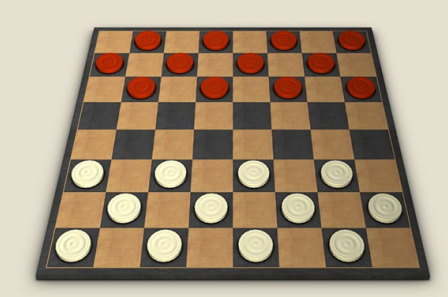
#> input picture src/board1.jpg, 448 x 297 px
$ python hw1_4.py src/board1.jpg
#> lines starting #> are read from the running program, lines starting #| are printed output that depends on the picture; after the words box and inside, x2 and y2 are one past the last pixel; in counts of white or black regions, pixels touching at a corner belong together
#> further down, image is the input picture: shape (297, 448, 3); mean B, G, R 122.7, 146.5, 166.2
import cv2
import numpy as np
import sys

def points(pts):    # 네 점 정렬
    rect = np.zeros((4, 2), dtype="float32")
    s = pts.sum(axis=1)
    rect[0] = pts[np.argmin(s)]     # 좌상단
    rect[2] = pts[np.argmax(s)]     # 우하단
    diff = np.diff(pts, axis=1)
    rect[1] = pts[np.argmin(diff)]  # 우상단
    rect[3] = pts[np.argmax(diff)]  # 좌하단
    return rect

def extract_checkerboard(image):
    # 그레이스케일 변환
    gray = cv2.cvtColor(image, cv2.COLOR_BGR2GRAY)
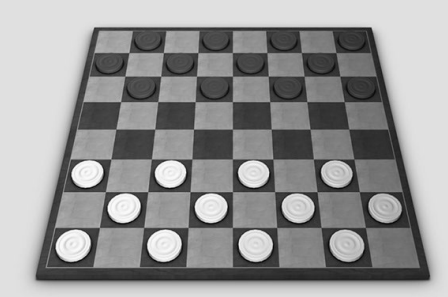
#> gray: shape (297, 448); min 7, max 251, mean 149.7
    # [7 lines of commented-out code are left out]
    binary = cv2.adaptiveThreshold(gray, 255, cv2.ADAPTIVE_THRESH_GAUSSIAN_C, cv2.THRESH_BINARY, 11, 2)
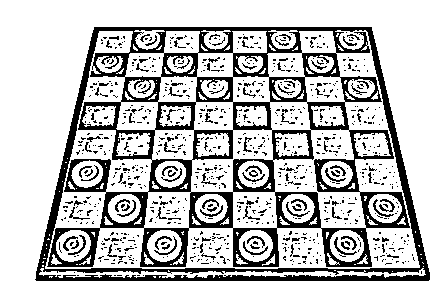
#> binary: shape (297, 448); 76.2% white; 900 black regions (806 under 20 px), largest, box (x1, y1, x2, y2) and area: (35, 27, 430, 281) 24912, (379, 199, 395, 212) 78, (334, 237, 357, 255) 76
    binary = cv2.bitwise_not(binary)
#> binary: shape (297, 448); 23.8% white; 900 white regions (806 under 20 px)

    # 윤곽선 찾기
    contours, _ = cv2.findContours(binary, cv2.RETR_EXTERNAL, cv2.CHAIN_APPROX_SIMPLE)
#> contours = 1 contour; box (x1, y1, x2, y2) and area: (35, 27, 430, 281) 85134
    # # 가장 큰 윤곽선 검출
    # largest_contour = max(contours, key=cv2.contourArea)
    # approx = cv2.approxPolyDP(largest_contour, 0.02 * cv2.arcLength(largest_contour, True), True)

    # 큰 윤곽선부터 탐색
    sorted_contours = sorted(contours, key=cv2.contourArea, reverse=True)
#> sorted_contours has the same summary as contours
    for cnt in sorted_contours:
        epsilon = 0.01 * cv2.arcLength(cnt, True)
        approx = cv2.approxPolyDP(cnt, epsilon, True)

        # cv.drawContours(image, [approx], -1, (0, 0, 255), 2)
        # cv.imshow('제발제발제발', image)
        # cv.waitKey(0)

        if len(approx) == 4:
            # 좌상단 -> 우상단 -> 우하단 -> 좌하단 순서로
            corners = points(approx.reshape(4, 2))

            # 최대 너비
            width = max([np.linalg.norm(corners[0] - corners[1]), np.linalg.norm(corners[2] - corners[3])])
            # 최대 높이
            height = max([np.linalg.norm(corners[0] - corners[3]), np.linalg.norm(corners[1] - corners[2])])

            dst = np.array([
                [0, 0],
                [width - 1, 0],
                [width - 1, height - 1],
                [0, height - 1]
            ], dtype="float32")

            transform_matrix = cv2.getPerspectiveTransform(corners, dst)
            checkerboard = cv2.warpPerspective(image, transform_matrix, (int(width), int(height)))

            return checkerboard
#> this loop made 1 pass
#> (epsilon, approx, s in points, diff in points, corners, width, height) on pass 1: (12.24, [[94, 27], [36, 280], [429, 279], [371, 27]], [121, 316, 708, 398], [-67, 244, -150, -344], [[94, 27], [371, 27], [429, 279], [36, 280]], 393, 259.6)
#> pass 1, in extract_checkerboard, `checkerboard = cv2.warpPerspective(image, transform_matrix, (int(width..`:
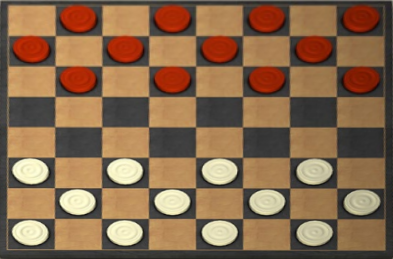
#> checkerboard: shape (259, 393, 3); mean B, G, R 76.6, 105.4, 136.5
#> `checkerboard = cv2.resize(checkerboard, (600, 600))`:
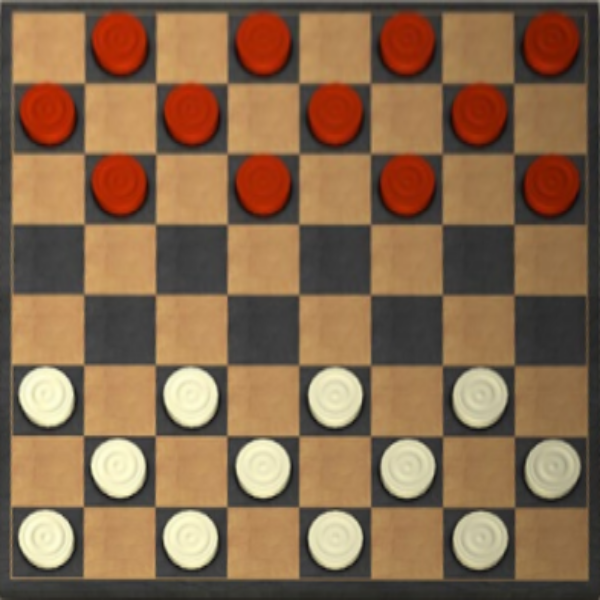
#> checkerboard: shape (600, 600, 3); mean B, G, R 76.5, 105.3, 136.4
    return None

def count_circle(image):
    gray = cv2.cvtColor(image, cv2.COLOR_BGR2GRAY)
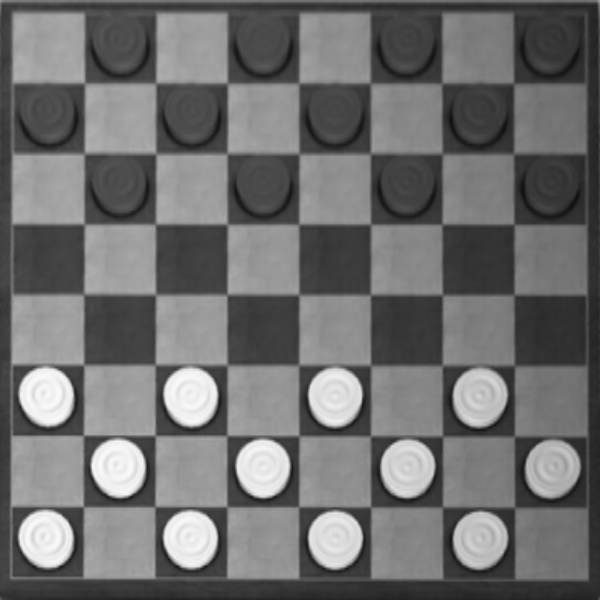
#> gray: shape (600, 600); min 15, max 250, mean 111.3
    circles = cv2.HoughCircles(gray, cv2.HOUGH_GRADIENT, dp=1.2, minDist=40,
                               param1=100, param2=30, minRadius=20, maxRadius=35)
#> circles = 22 rows, first 8: [335.4, 538.2, 27.68], [552.6, 467.4, 27.68], [47.4, 399, 31.52], [407.4, 467.4, 27.68], [189, 539.4, 29], [479.4, 395.4, 27.56], [43.8, 538.2, 29], [190.2, 395.4, 27.68]

    light_count = 0
    dark_count = 0

    avgColor = np.mean(gray)
#> avgColor = 111.3

    # [12 lines of commented-out code are left out]

    if circles is not None:
        # 정수형 변환
        circles = np.round(circles[0, :]).astype("int")
#> circles = 22 rows, first 8: [335, 538, 28], [553, 467, 28], [47, 399, 32], [407, 467, 28], [189, 539, 29], [479, 395, 28], [44, 538, 29], [190, 395, 28]
        # [5 lines of commented-out code are left out]

        for (x, y, r) in circles:
            center_brightness = gray[y, x]
            if center_brightness > avgColor: # 밝은 색
                light_count = light_count + 1
                cv2.circle(image, (x, y), r, (255, 255, 255), 4)
            else: # 어두운 색
                dark_count = dark_count + 1
                cv2.circle(image, (x, y), r, (0, 0, 0), 4)
#> this loop made 22 passes
#> (x, y, r, center_brightness) on passes 1 to 12: (335, 538, 28, 226), (553, 467, 28, 184), (47, 399, 32, 240), (407, 467, 28, 217), (189, 539, 29, 239), (479, 395, 28, 207), (44, 538, 29, 234), (190, 395, 28, 244), (262, 467, 28, 239), (334, 397, 29, 235), (49, 118, 29, 77), (479, 538, 27, 205)
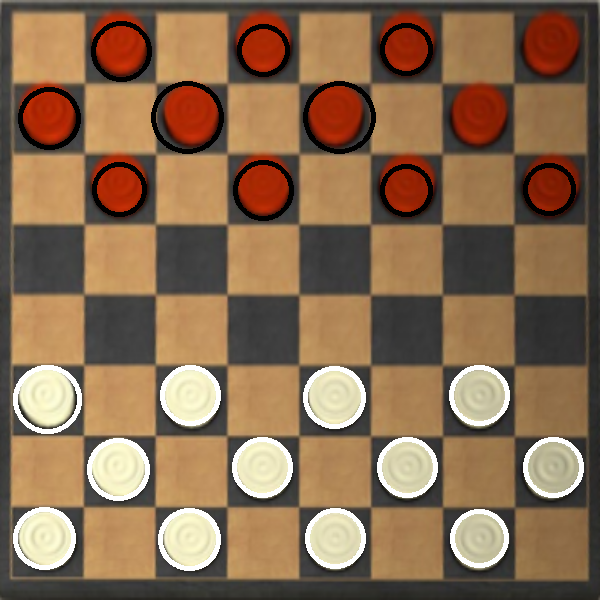
#> image: shape (600, 600, 3); 5.39% of pixels changed, all inside (x1, y1, x2, y2) = (13, 21, 584, 571)
#> after the loop, dark_count = 10; light_count = 12

    return light_count, dark_count


if len(sys.argv) > 1:
    filename = sys.argv[1]
image = cv2.imread(filename)

if image is None:
    print('Image load failed!')
    exit()

# cv2.imshow('HW4_20212908', image)

checkerboard = extract_checkerboard(image)
if checkerboard is not None:
    checkerboard = cv2.resize(checkerboard, (600, 600))
    # cv2.imshow('dst', checkerboard)

light_count, dark_count= count_circle(checkerboard)
#> light_count = 12; dark_count = 10
print(f"w:{light_count} b:{dark_count}")
#| w:12 b:10

# cv2.waitKey(0)
# cv2.destroyAllWindows()

$ run again, on src/board13.jpg
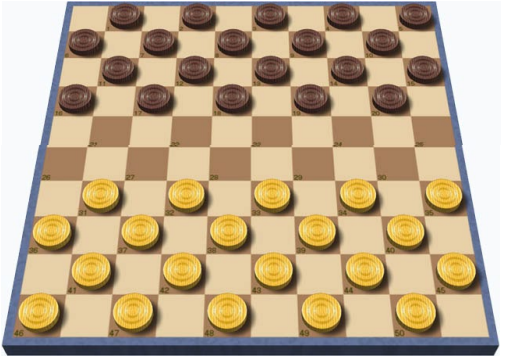
#> input picture src/board13.jpg, 518 x 356 px
#> image is the input picture: shape (356, 518, 3); mean B, G, R 140.3, 171.5, 192.3
#> in extract_checkerboard, `binary = cv2.adaptiveThreshold(gray, 255, cv2.ADAPTIVE_THRESH_GAUSSIAN..`:
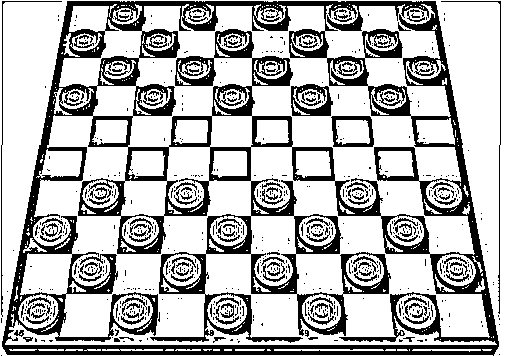
#> binary: shape (356, 518); 71.9% white; 707 black regions (576 under 20 px), largest, box (x1, y1, x2, y2) and area: (2, 1, 499, 356) 42712, (291, 84, 333, 116) 662, (331, 116, 374, 147) 499
#> contours = 24 contours, 23 with area under 20; largest, box (x1, y1, x2, y2) and area: (2, 1, 499, 356) 153048
#> sorted_contours has the same summary as contours
#> the loop in extract_checkerboard, `for cnt in sorted_contours:` made 1 pass
#> (epsilon, approx, s in points, diff in points, corners, width, height) on pass 1: (16.36, [[67, 1], [7, 354], [493, 355], [435, 1]], [68, 361, 848, 436], [-66, 347, -138, -434], [[67, 1], [435, 1], [493, 355], [7, 354]], 486, 358.7)
#> in count_circle, `circles = cv2.HoughCircles(gray, cv2.HOUGH_GRADIENT, dp=1.2, minDist=4..`: circles = 40 rows, first 8: [569.4, 481.8, 24.92], [567, 366.6, 24.8], [270.6, 540.6, 24.68], [30.6, 541.8, 24.68], [389.4, 540.6, 24.8], [150.6, 540.6, 25.04], [210.6, 481.8, 24.92], [510.6, 540.6, 24.8]
#> avgColor = 158.7
#> in count_circle, `circles = np.round(circles[0, :]).astype("int")`: circles = 40 rows, first 8: [569, 482, 25], [567, 367, 25], [271, 541, 25], [31, 542, 25], [389, 541, 25], [151, 541, 25], [211, 482, 25], [511, 541, 25]
#> the loop in count_circle, `for (x, y, r) in circles:` made 40 passes
#> (x, y, r, center_brightness) on passes 1 to 8: (569, 482, 25, 193), (567, 367, 25, 196), (271, 541, 25, 194), (31, 542, 25, 196), (389, 541, 25, 200), (151, 541, 25, 195), (211, 482, 25, 193), (511, 541, 25, 193)
#> after the loop in count_circle, `for (x, y, r) in circles:`:
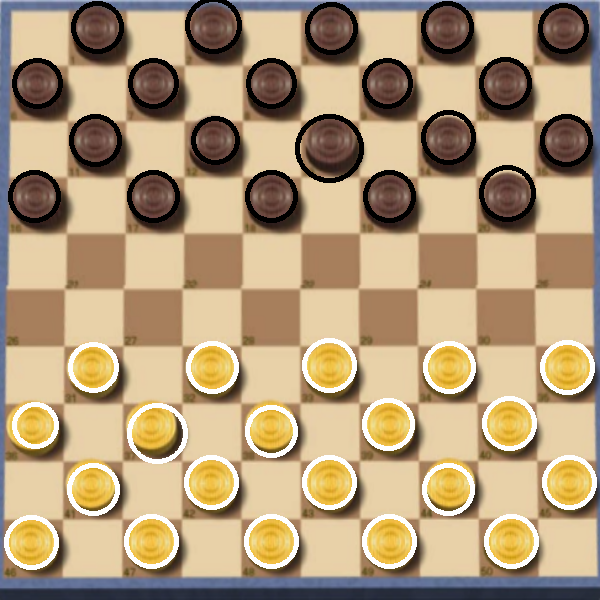
#> image: shape (600, 600, 3); mean B, G, R 122.3, 155.5, 178.9
#> after the loop in count_circle, `for (x, y, r) in circles:`: dark_count = 20
#| w:20 b:20
